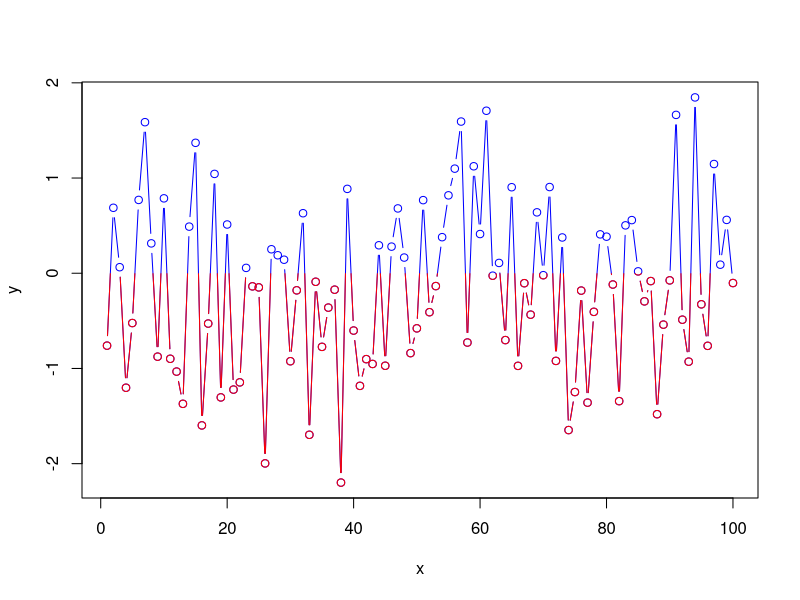
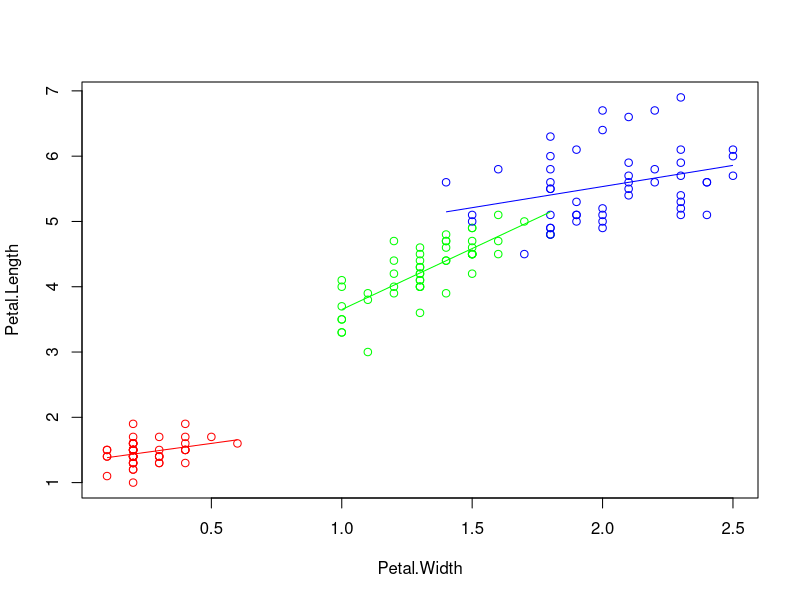

Write the R code that produced these figures, in order.
library(TeachingDemos)


### Name: clipplot
### Title: Clip plotting to a rectangular region
### Aliases: clipplot
### Keywords: aplot dplot

### ** Examples

x <- seq(1,100)
y <- rnorm(100)
plot(x,y, type='b', col='blue')
clipplot( lines(x,y, type='b', col='red'), ylim=c(par('usr')[3],0))


attach(iris)

tmp <- c('red','green','blue')
names(tmp) <- levels(Species)
plot(Petal.Width,Petal.Length, col=tmp[Species])
for(s in levels(Species)){
  clipplot( abline(
    lm(Petal.Length~Petal.Width, data=iris, subset=Species==s),
    col=tmp[s]),
    xlim=range(Petal.Width[Species==s]))
}

detach(iris)
